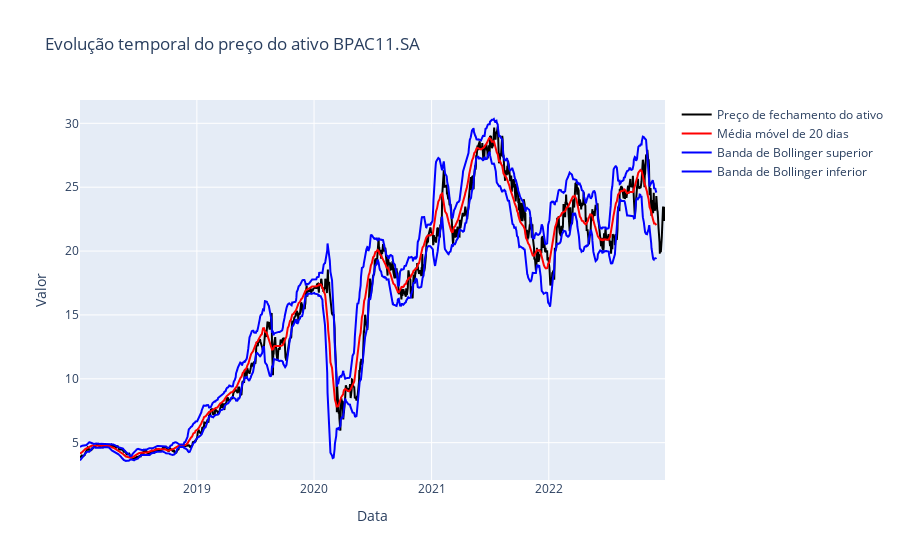

Here is the notebook cell this chart was saved with:
### Code cell
plot_serie_moving_average_with_boillinger_bands(ticker1_adj_close_price, 20, ticker1)

### Figure 1 — Plotly figure (JSON) as saved in the notebook; plotly's stock layout.template omitted (floating-point values rounded to 4 significant figures; data arrays with more than 128 entries replaced by an {"elided": "..."} marker saying what was removed)
{"data": [{"line": {"color": "black", "width": 2}, "mode": "lines", "name": "Preço de fechamento do ativo", "type": "scatter", "x": {"elided": "1239 str values"}, "y": {"elided": "1239 float values"}}, {"line": {"color": "red", "width": 2}, "mode": "lines", "name": "Média móvel de 20 dias", "type": "scatter", "x": {"elided": "1239 str values"}, "y": {"elided": "1220 float values"}}, {"line": {"color": "blue", "width": 2}, "mode": "lines", "name": "Banda de Bollinger superior", "type": "scatter", "x": {"elided": "1239 str values"}, "y": {"elided": "1220 float values"}}, {"line": {"color": "blue", "width": 2}, "mode": "lines", "name": "Banda de Bollinger inferior", "type": "scatter", "x": {"elided": "1239 str values"}, "y": {"elided": "1220 float values"}}], "layout": {"title": {"text": "Evolução temporal do preço do ativo BPAC11.SA"}, "xaxis": {"title": {"text": "Data"}}, "yaxis": {"title": {"text": "Valor"}}}}
